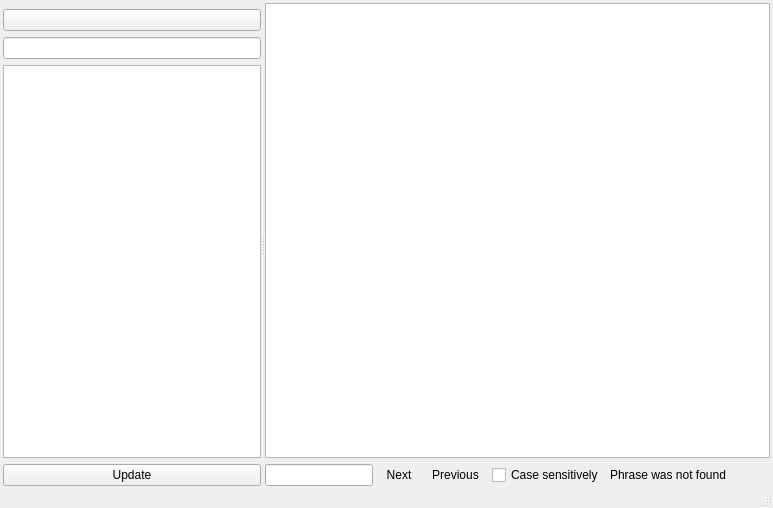
<?xml version="1.0" encoding="UTF-8"?>
<ui version="4.0">
 <class>ArchiveViewWindowClass</class>
 <widget class="QMainWindow" name="ArchiveViewWindowClass">
  <property name="geometry">
   <rect>
    <x>0</x>
    <y>0</y>
    <width>773</width>
    <height>508</height>
   </rect>
  </property>
  <widget class="QWidget" name="centralWidget">
   <layout class="QVBoxLayout" name="verticalLayout_4">
    <property name="leftMargin">
     <number>3</number>
    </property>
    <property name="topMargin">
     <number>3</number>
    </property>
    <property name="rightMargin">
     <number>3</number>
    </property>
    <property name="bottomMargin">
     <number>0</number>
    </property>
    <item>
     <widget class="QSplitter" name="sprSplitter">
      <property name="orientation">
       <enum>Qt::Horizontal</enum>
      </property>
      <property name="childrenCollapsible">
       <bool>false</bool>
      </property>
      <widget class="QWidget" name="wdtHeaders" native="true">
       <layout class="QVBoxLayout" name="verticalLayout">
        <property name="margin">
         <number>0</number>
        </property>
        <item>
         <widget class="SelectPageWidget" name="spwSelectPage" native="true">
          <property name="focusPolicy">
           <enum>Qt::TabFocus</enum>
          </property>
         </widget>
        </item>
        <item>
         <widget class="QPushButton" name="pbtLoadEarlierMessages">
          <property name="sizePolicy">
           <sizepolicy hsizetype="Ignored" vsizetype="Fixed">
            <horstretch>0</horstretch>
            <verstretch>0</verstretch>
           </sizepolicy>
          </property>
         </widget>
        </item>
        <item>
         <widget class="QWidget" name="wdtArchiveSearch" native="true">
          <layout class="QHBoxLayout" name="horizontalLayout_3">
           <property name="margin">
            <number>0</number>
           </property>
           <item>
            <widget class="SearchLineEdit" name="lneArchiveSearch"/>
           </item>
          </layout>
         </widget>
        </item>
        <item>
         <widget class="QTreeView" name="trvHeaders">
          <property name="contextMenuPolicy">
           <enum>Qt::CustomContextMenu</enum>
          </property>
          <property name="editTriggers">
           <set>QAbstractItemView::NoEditTriggers</set>
          </property>
          <property name="indentation">
           <number>10</number>
          </property>
          <property name="uniformRowHeights">
           <bool>true</bool>
          </property>
          <property name="sortingEnabled">
           <bool>true</bool>
          </property>
          <property name="allColumnsShowFocus">
           <bool>true</bool>
          </property>
          <property name="headerHidden">
           <bool>true</bool>
          </property>
         </widget>
        </item>
        <item>
         <widget class="QPushButton" name="pbtHeadersUpdate">
          <property name="text">
           <string>Update</string>
          </property>
         </widget>
        </item>
       </layout>
      </widget>
      <widget class="QWidget" name="wdtMessages" native="true">
       <layout class="QVBoxLayout" name="verticalLayout_2">
        <property name="margin">
         <number>0</number>
        </property>
        <item>
         <widget class="AnimatedTextBrowser" name="tbrMessages">
          <property name="openExternalLinks">
           <bool>true</bool>
          </property>
         </widget>
        </item>
        <item>
         <widget class="QWidget" name="wdtTextSearch" native="true">
          <layout class="QHBoxLayout" name="horizontalLayout_2">
           <property name="margin">
            <number>0</number>
           </property>
           <item>
            <widget class="SearchLineEdit" name="lneTextSearch">
             <property name="sizePolicy">
              <sizepolicy hsizetype="Minimum" vsizetype="Fixed">
               <horstretch>0</horstretch>
               <verstretch>0</verstretch>
              </sizepolicy>
             </property>
            </widget>
           </item>
           <item>
            <widget class="QToolButton" name="tlbTextSearchNext">
             <property name="sizePolicy">
              <sizepolicy hsizetype="Fixed" vsizetype="Minimum">
               <horstretch>0</horstretch>
               <verstretch>0</verstretch>
              </sizepolicy>
             </property>
             <property name="text">
              <string>Next</string>
             </property>
             <property name="autoRepeat">
              <bool>true</bool>
             </property>
             <property name="toolButtonStyle">
              <enum>Qt::ToolButtonTextBesideIcon</enum>
             </property>
             <property name="autoRaise">
              <bool>true</bool>
             </property>
            </widget>
           </item>
           <item>
            <widget class="QToolButton" name="tlbTextSearchPrev">
             <property name="sizePolicy">
              <sizepolicy hsizetype="Fixed" vsizetype="Minimum">
               <horstretch>0</horstretch>
               <verstretch>0</verstretch>
              </sizepolicy>
             </property>
             <property name="text">
              <string>Previous</string>
             </property>
             <property name="autoRepeat">
              <bool>true</bool>
             </property>
             <property name="toolButtonStyle">
              <enum>Qt::ToolButtonTextBesideIcon</enum>
             </property>
             <property name="autoRaise">
              <bool>true</bool>
             </property>
            </widget>
           </item>
           <item>
            <widget class="QCheckBox" name="chbTextSearchCaseSensitive">
             <property name="text">
              <string>Case sensitively</string>
             </property>
            </widget>
           </item>
           <item>
            <widget class="QLabel" name="lblTextSearchInfo">
             <property name="text">
              <string notr="true">Phrase was not found</string>
             </property>
            </widget>
           </item>
           <item>
            <spacer name="horizontalSpacer">
             <property name="orientation">
              <enum>Qt::Horizontal</enum>
             </property>
             <property name="sizeHint" stdset="0">
              <size>
               <width>40</width>
               <height>20</height>
              </size>
             </property>
            </spacer>
           </item>
          </layout>
         </widget>
        </item>
       </layout>
      </widget>
     </widget>
    </item>
   </layout>
  </widget>
  <widget class="QStatusBar" name="stbStatusBar"/>
 </widget>
 <layoutdefault spacing="6" margin="11"/>
 <customwidgets>
  <customwidget>
   <class>SelectPageWidget</class>
   <extends>QWidget</extends>
   <header>selectpagewidget.h</header>
   <container>1</container>
  </customwidget>
  <customwidget>
   <class>AnimatedTextBrowser</class>
   <extends>QTextBrowser</extends>
   <header location="global">utils/animatedtextbrowser.h</header>
  </customwidget>
  <customwidget>
   <class>SearchLineEdit</class>
   <extends>QLineEdit</extends>
   <header location="global">utils/searchlineedit.h</header>
  </customwidget>
 </customwidgets>
 <tabstops>
  <tabstop>spwSelectPage</tabstop>
  <tabstop>pbtLoadEarlierMessages</tabstop>
  <tabstop>lneArchiveSearch</tabstop>
  <tabstop>trvHeaders</tabstop>
  <tabstop>pbtHeadersUpdate</tabstop>
  <tabstop>tbrMessages</tabstop>
  <tabstop>lneTextSearch</tabstop>
  <tabstop>tlbTextSearchNext</tabstop>
  <tabstop>tlbTextSearchPrev</tabstop>
  <tabstop>chbTextSearchCaseSensitive</tabstop>
 </tabstops>
 <resources/>
 <connections/>
</ui>
